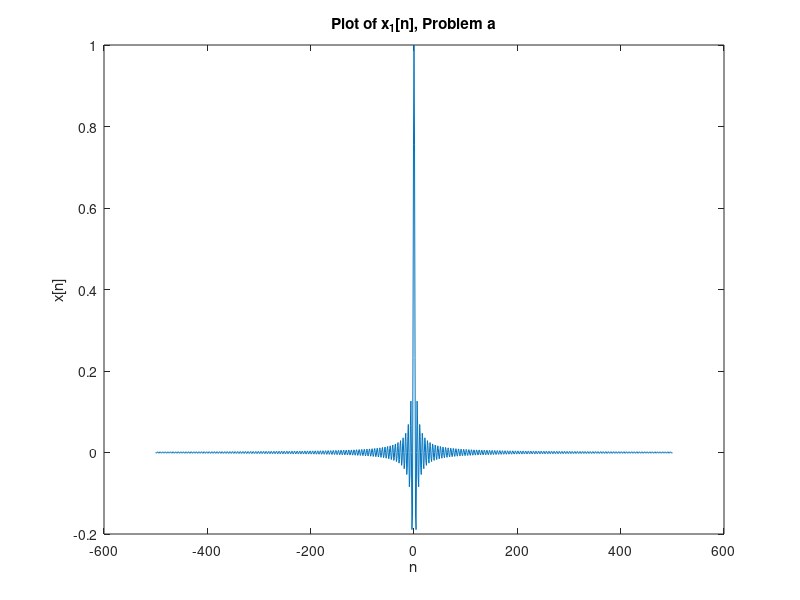
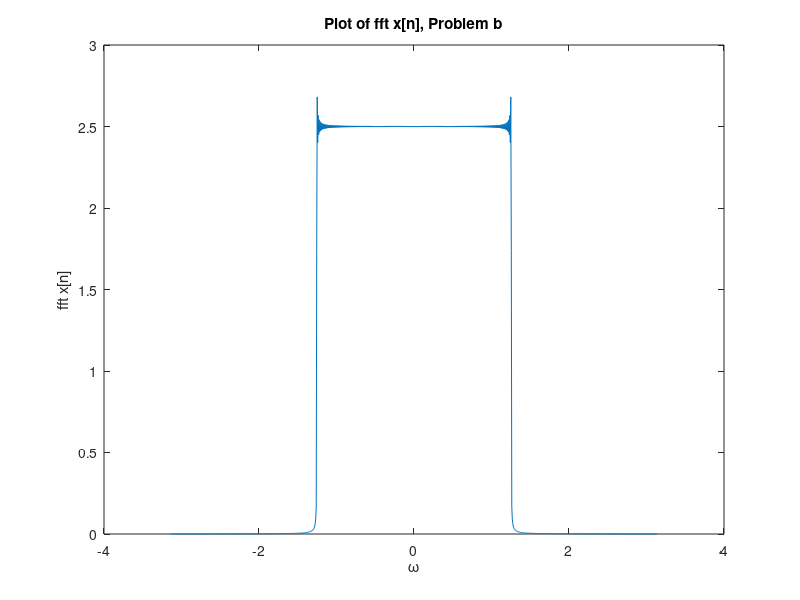
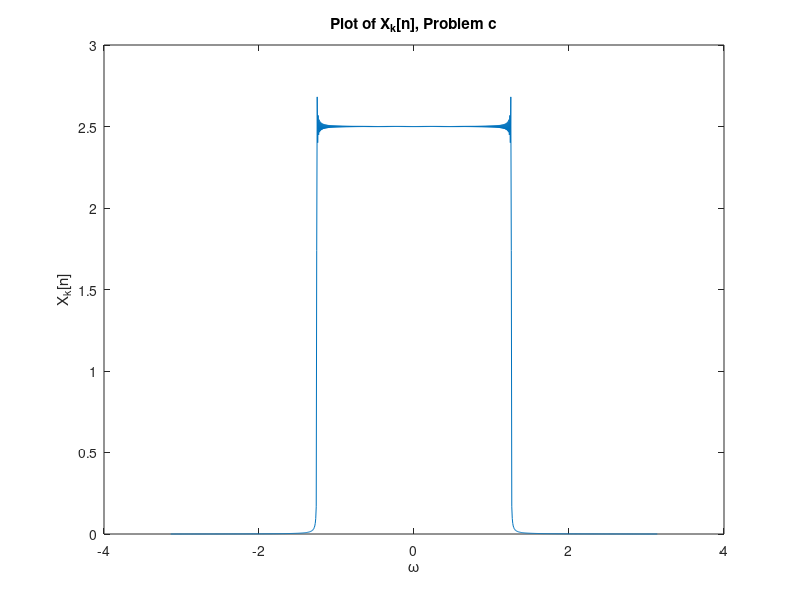

The MATLAB source for these figures, in order: (Note: this script raises an error after producing the figures.)
%%
%--------------part 1------------------%
%----------------(a)-----------------%
N_1 = 500;
N = 2*N_1+1;
T = 100;
n = linspace(-N_1, N_1, N);
x = zeros(1, N);
T_s = T/N_1;

plot_ = true;

for i=1:N
    x(i) = sinc(2*n(i)*T_s);
end
if(plot_)
    figure(1)
    plot(n,x);
    xlabel('n');
    ylabel('x[n]');
    title('Plot of x_1[n], Problem a')
end

%%
%----------------(b)-----------------%
X = abs(fftshift(fft(x)));
P = 2*pi*n/1001;  %the interval

if(plot_)
   figure(2)
   plot(P, X);
   xlabel('\omega');
   ylabel('fft x[n]');
   title('Plot of fft x[n], Problem b')
end
%%
%----------------(c)-----------------%
X_k = zeros(1, N);
for k=1:N
    for j=1:N
        X_k(k) = X_k(k) + x(j)* exp(1i*-(2*pi/N)*(j-1)*(k-1));
    end
end
X_k = circshift(abs(X_k), N_1);

if(plot_)
   figure(3)
   plot(P, X_k);
   xlabel('\omega');
   ylabel('X_k[n]');
   title('Plot of X_k[n], Problem c')
end
%%
%---------------part 2----------------%
%-----------------(d)-----------------%
T_w = T/2;
w = zeros(1, N);

for i=1:N
    w(i) = Hanning(-N_1, i*T/N_1, T_w, T/N_1);
end

if(plot_)
    figure(4)
    plot(n,w);
    xlabel('n');
    ylabel('w[n]');
    title('Plot of w[n], Problem d')
end
%%
%------------------(e)-----------------%
y = zeros(1, N);
for i=1:N
    y(i) = x(i)*w(i);
end
if(plot_)
    figure(5)
    plot(n,y);
    xlabel('n');
    ylabel('y[n]');
    title('Plot of y[n], Problem e')
end
%%
%------------------(f)------------------%
Y = abs(fftshift(fft(y)));

if(plot_)
   figure(6)
   plot(P, Y);
   xlabel('\omega');
   ylabel('fft y[n]');
   title('Plot of fft y[n], Problem f')
end
%%
%----------function declaration----------%
function a = Hanning(start, x, T_w,T_s)
    if abs(start*T_s+x)<=T_w/2
        a = 1/2*(1+cos(2*pi*abs(start*T_s+x)/T_w));
    else
        a = 0;
    end
end